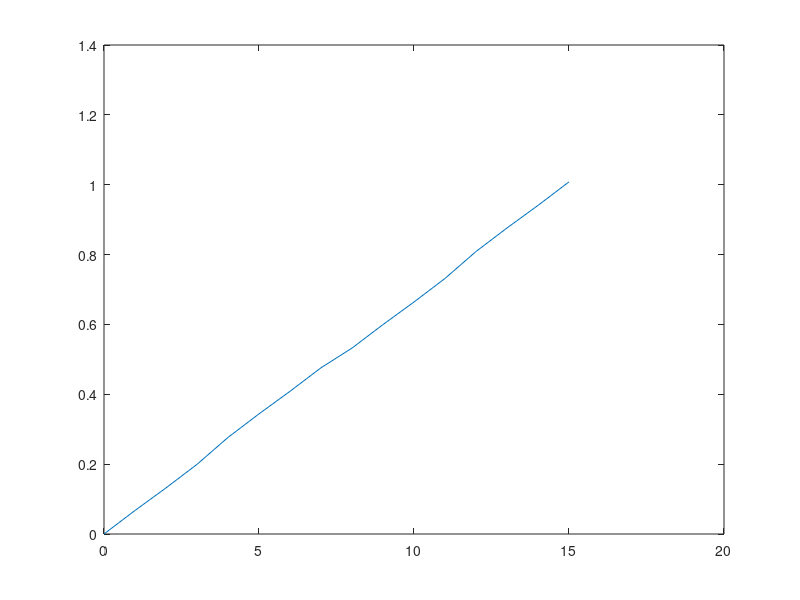

MATLAB code for this plot:
% video_dac.m - test a weighted R DAC for video

% compute resistors
zo = 75;
vi = 3.3;
ilsb = (1.0/75)/15;
r = (([1 2 4 8]/8) * vi/ilsb)-75;

r = [390 820 1800 3600];

% test linearity & range
x = 0:15;
d = dec2bin(x)-48;
i3 = d(:,1)'.*vi/(r(1)+zo);
i2 = d(:,2)'.*vi/(r(2)+zo);
i1 = d(:,3)'.*vi/(r(3)+zo);
i0 = d(:,4)'.*vi/(r(4)+zo);
vo = zo*(i0+i1+i2+i3);
plot(x, vo);
